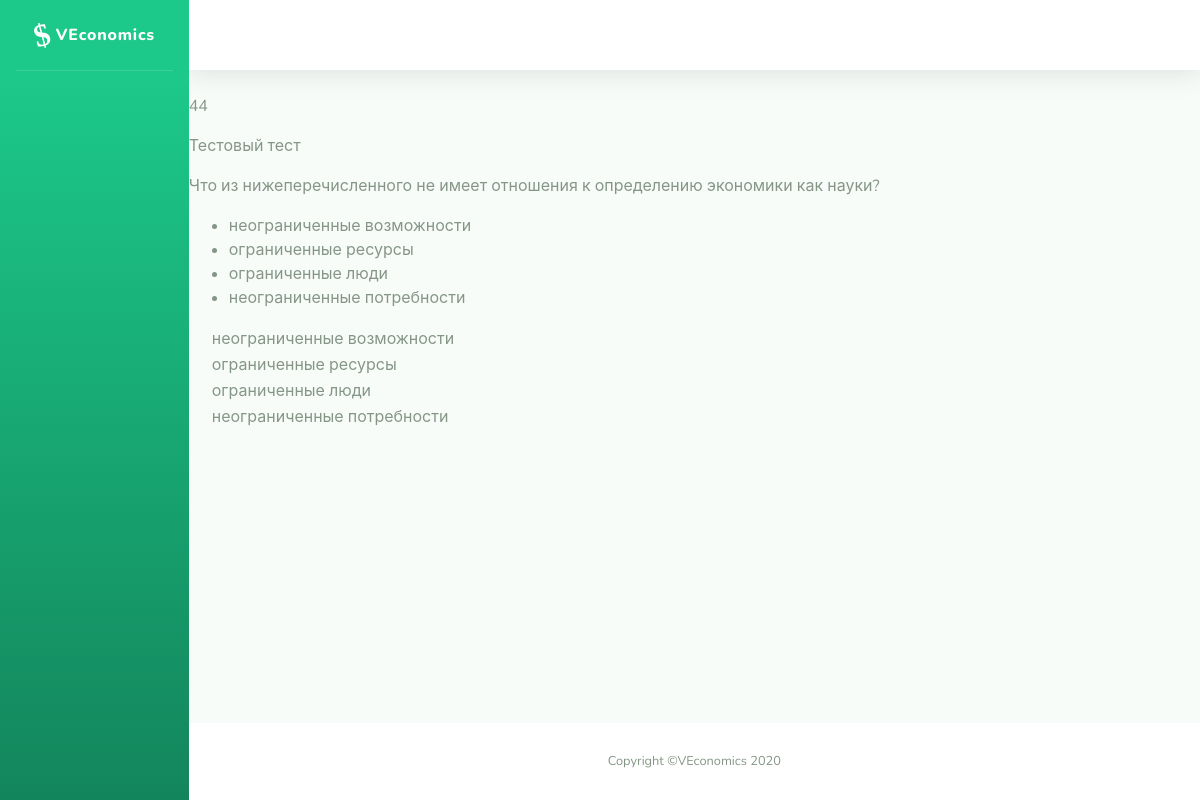
The app's page /problems/44 with its own data.
### problems/models.py (models this page shows, shortened)
class Problem(models.Model):
    name = models.CharField('Название', max_length=200, blank=True, null=True)
    task = RichTextUploadingField('Условие')
    problem_type = models.IntegerField('Тип задачи', choices=TYPE_CHOICES, blank=False, null=False, default=0)
    short_answer = models.CharField('Ответ (для автоматической проверки)', max_length=200, blank=True)
    yesno_answer = models.IntegerField('Ответ ДА/НЕТ', choices=YESNO_CHOICES, blank=True, default=None)
    solution = RichTextUploadingField('Решение', blank=True)
    hint = RichTextUploadingField('Подсказка', blank=True)
    topics = models.ManyToManyField(Topic, related_name="problems", verbose_name='Темы')
    assignments = models.ManyToManyField(User, through='Assignment', through_fields=['problem', 'person'])
    class Meta:
        ordering = ['id']

class Variant(models.Model):
    text = models.CharField('Вариант ответа', max_length=1000, blank=False)
    right = models.BooleanField('Верный ответ', blank=False, null=False, default=False)
    problem = models.ForeignKey(Problem, verbose_name="Задача", on_delete=models.CASCADE, blank=True, null=True, related_name='variants')
    order = models.IntegerField('Порядковый номер', blank=False, null=False, default=0)
    class Meta:
        verbose_name = 'Ответ'
        verbose_name_plural = 'Ответы'

### problems/views.py (the view)
# urls.py: path('<int:pk>', views.ProblemDetailView.as_view(), name='problem-detail'),
class ProblemDetailView(DetailView):
    model = Problem

### problems/templates/problems/problem_detail.html
{% extends "problems/sb/base.html" %}
{% block content %}
    {% autoescape off %}
        <p>{{ problem.id }}
        <p>{{ problem.name }}
        {% include 'problems/problem_task.html' %}
        <p>{{ problem.short_answer }}
        <p>{{ problem.hint }}
        {% include 'problems/problem_solution.html' %}
    {% endautoescape %}
{% endblock %}

### problems/templates/problems/problem_task.html (shortened to what this page needs)
<div class="task">
    {{ problem.task }}
    {% if not assigned %}
        {% if problem.variants %}
            <ul>
                {% for variant in problem.variants.all %}
                    <li>
                        {{ variant.text }}
                    </li>
                {% endfor %}
            </ul>
        {% endif %}
    {% endif %}
</div>

### problems/templates/problems/problem_solution.html (shortened to what this page needs)
{% if problem.solution or problem.variants or problem.short_answer or problem.yesno_answer %}
        {% if problem.variants %}
            <table>
                {% for variant in problem.variants.all %}
                    <tr valign="top">
                        <td>
                            {% if variant.right %}
                                <i class="far fa-check-circle fa-fw" style="color:green;"></i>
                            {% else %}
                                <i class="far fa-times-circle fa-fw" style="color:red;"></i>
                            {% endif %}
                        </td>
                        <td>
                            {{ variant.text }}
                        </td>
                    </tr>
                {% endfor %}
            </table>
        {% endif %}
{% endif %}

### records on screen
Problem: id "44", name "Тестовый тест", task "Что из нижеперечисленного не имеет отношения к определению экономики как науки?"
Variant: text "неограниченные возможности", right True (drawn)
Variant: text "ограниченные ресурсы", right False (drawn)
Variant: text "ограниченные люди", right True (drawn)
Variant: text "неограниченные потребности", right False (drawn)
